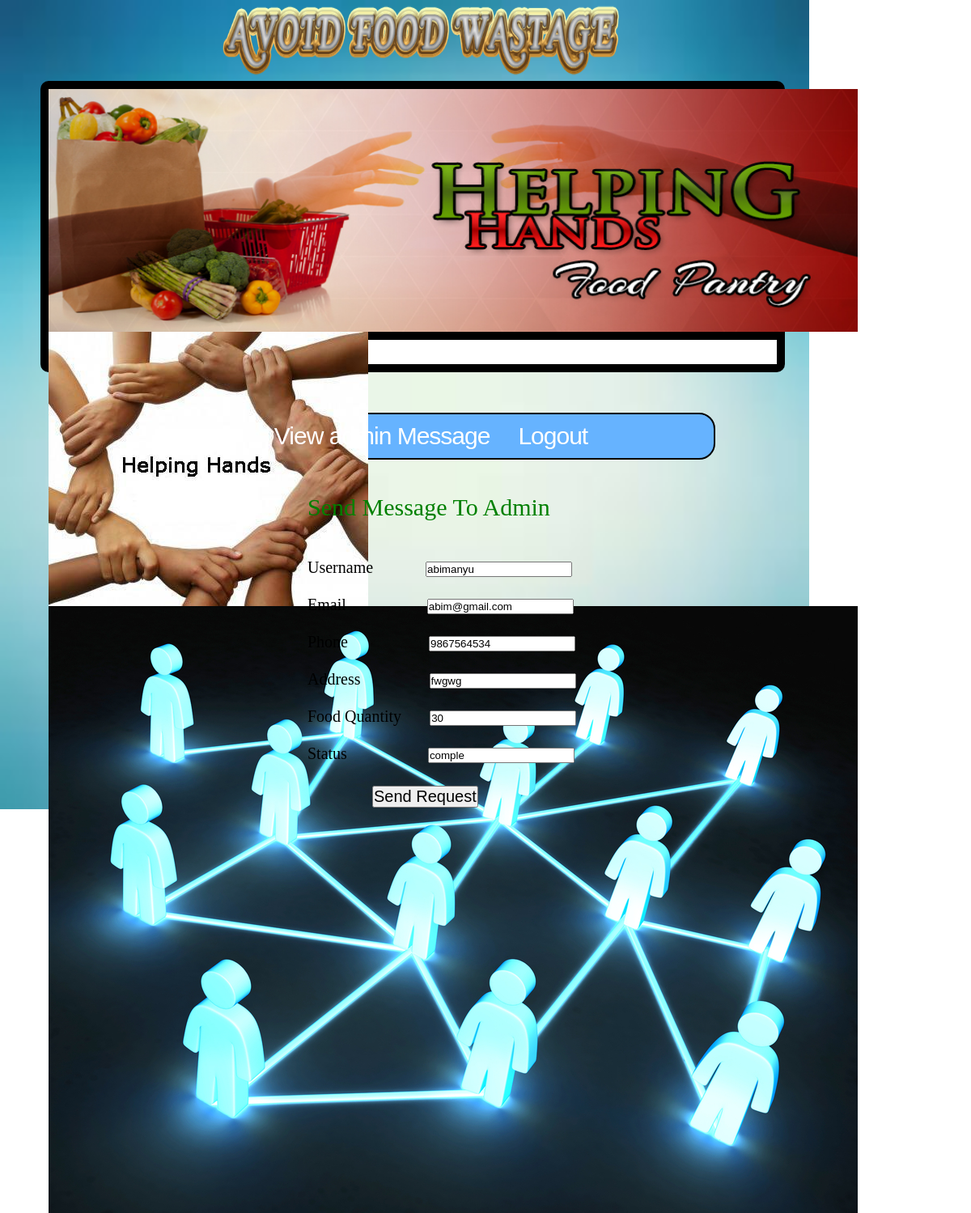
The page /code/sendmessage_toadmin.php?mid=3 on the database its author committed.
### tables this page shows
CREATE TABLE IF NOT EXISTS `admin_request` (
  `uid` int(12) NOT NULL,
  `agid` int(12) NOT NULL,
  `name` varchar(30) NOT NULL,
  `email` varchar(30) NOT NULL,
  `phone` varchar(15) NOT NULL,
  `address` varchar(25) NOT NULL,
  `food` varchar(20) NOT NULL,
  `message` varchar(30) NOT NULL,
  `status` varchar(20) NOT NULL
);

### code/sendmessage_toadmin.php (the view, shortened to what this page needs)
<?php
include 'agentheader.php';
$usid=$_GET['mid'];
$res=mysql_query("select uid,agid,name,email,phone,address,food,status from admin_request where uid=".$usid);
$userRow=mysql_fetch_array($res);
  ?>
<html>
<head>
<link href="style.css" rel="stylesheet">
</head>
<body>
	<div id="ahead">
	Send Message To Admin
	</div>
	<div id="admin">
<form method="POST">
<input type="hidden" name="uid" value="<?php echo $userRow['uid'];?>"><br>
<input type="hidden" name="agid" value="<?php echo $userRow['agid'];?>"><br>
<label>Username&nbsp;&nbsp;&nbsp;&nbsp;&nbsp;&nbsp;&nbsp;&nbsp;&nbsp;&nbsp;&nbsp;&nbsp;&nbsp;</label><input type="text" name="username"  value="<?php echo $userRow['name'];?>"><br><br>
<label>Email&nbsp;&nbsp;&nbsp;&nbsp;&nbsp;&nbsp;&nbsp;&nbsp;&nbsp;&nbsp;&nbsp;&nbsp;&nbsp;&nbsp;&nbsp;&nbsp;&nbsp;&nbsp;&nbsp;&nbsp;</label><input type="email" name="email" value="<?php echo $userRow['email'];?>"><br><br>
<label>Phone&nbsp;&nbsp;&nbsp;&nbsp;&nbsp;&nbsp;&nbsp;&nbsp;&nbsp;&nbsp;&nbsp;&nbsp;&nbsp;&nbsp;&nbsp;&nbsp;&nbsp;&nbsp;&nbsp;&nbsp;</label><input type="text" name="phone" value="<?php echo $userRow['phone'];?>"><br><br>
<label>Address&nbsp;&nbsp;&nbsp;&nbsp;&nbsp;&nbsp;&nbsp;&nbsp;&nbsp;&nbsp;&nbsp;&nbsp;&nbsp;&nbsp;&nbsp;&nbsp;&nbsp;</label><input type="text" name="address" value="<?php echo $userRow['address'];?>"><br><br>
<label>Food Quantity&nbsp;&nbsp;&nbsp;&nbsp;&nbsp;&nbsp;&nbsp;</label><input type="text" name="food" value="<?php echo $userRow['food'];?>"><br><br>
<label>Status&nbsp;&nbsp;&nbsp;&nbsp;&nbsp;&nbsp;&nbsp;&nbsp;&nbsp;&nbsp;&nbsp;&nbsp;&nbsp;&nbsp;&nbsp;&nbsp;&nbsp;&nbsp;&nbsp;&nbsp;</label><input type="text" name="status" value="<?php echo $userRow['status'];?>"><br><br></div>
<div id="regdiv1"><input type="submit" name="send_request" Value="Send Request"></div>
</body>
</html>

### code/style.css (style rules this page uses)
* { margin:0px; padding:0px; }
#ahead { margin-left:380px; margin-top:70px; font-size:30px; font-family:times new roman; color:green; }
#admin { margin-left:380px; font-size:20px; }
#regdiv1 { margin-left:460px; margin-top:5px; }
#regdiv1 input { font-size:20px; }

### code/agentheader.php (style rules this page uses)
* { margin: 0; outline: none; }

### rows shown on the page
admin_request: username "abimanyu", email "abim@gmail.com", phone "9867564534", address "fwgwg", food "30", status "comple"
